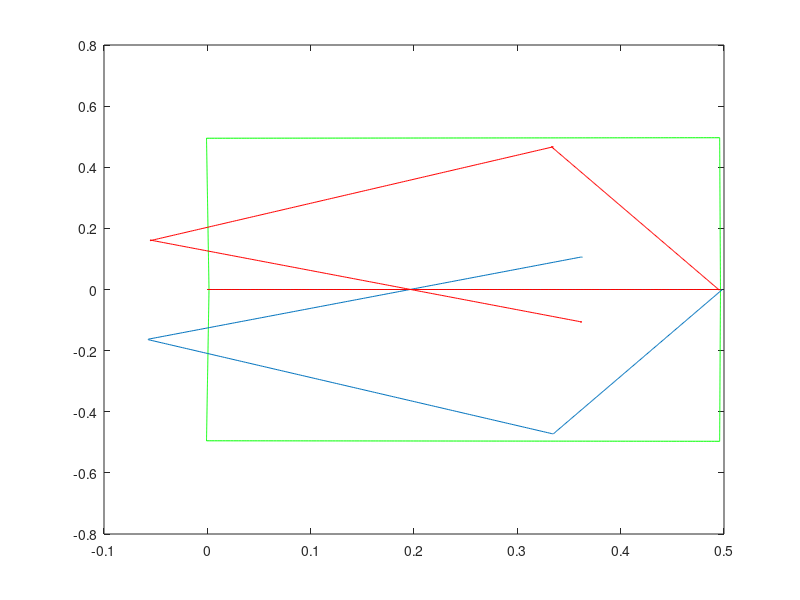

Source code (MATLAB):
function main

global L

close all;
clear all;
clc;

direction = 'clockwise'

tStraight = 1.9
tTurn = 0.45

w_orig = 8.8

Rn = 0.03 % nominal wheel radius

Cb = 0.850321794
   % wheel base correction factor
Cdl = 0.979989867
  % right wheel diameter correction factor
Cdr = 1.020010133
  % left wheel diameter correction factor

% Rr = Rn * Cdr % wheel radius [m] 0.031
% Rl = Rn * Cdl % wheel radius [m] 0.029

Rl = Rn * Cdr % wheel radius [m] 0.031
Rr = Rn * Cdl % wheel radius [m] 0.029

% w_rStraight = 8.59
% w_lStraight = 9.04 
w_rTurn = 7.22
w_lTurn = 7.74

% w_rStraight = 8.59
% w_lStraight =  9.04 
% w_rTurn = w_orig * Rn / Rr
% w_lTurn =  w_orig * Rn / Rl

w_rStraight = w_orig
w_lStraight = w_orig
% w_rTurn = w_orig
% w_lTurn = w_orig





x_init = 0; %[m]
y_init = 0; %[m]
T_init = 0; % rads

Ln = 0.15; % distance btwn wheels [m]
L = Ln * Cb

sample_no = 1;
timestamps(sample_no) = 0;
x_robot(sample_no) = x_init;
y_robot(sample_no) = y_init;
T_robot(sample_no) = T_init;

sample_no = 1;
timestamps(sample_no) = 0;
x_robot(sample_no) = x_init;
y_robot(sample_no) = y_init;
T_robot(sample_no) = T_init;




% % for i= 1:10:length(x_robot)
% %     DrawRectangle([x_robot(i),y_robot(i),L,L,T_robot(i)],'r-');
% % end

x_robot
y_robot
T_robot
%plot(x_robot, timestamps);
% figure 
% %plot(y_robot, timestamps);

% CLOCKWISE





sample_no = 1;
timestamps(sample_no) = 0;
x_robot(sample_no) = x_init;
y_robot(sample_no) = y_init;
T_robot(sample_no) = T_init;

% COUNTER CLOCKWISE 

timestep = 0.01

for i = 1:4

    for i = 0 : timestep : tStraight
        w_r = w_rStraight; %[rads/s];
        w_l = w_lStraight; %[rads/s];
        v_l = 0.26;
        v_r = 0.26;
%         v_l = floor(v_l*100)/100 
%         v_r = floor(v_r*100)/100 

         vel_R = [
                    (v_r + v_l) / 2; 
                     0; 
                    (v_r - v_l) / L
                 ] ;

        R = [cos(T_robot(sample_no)) -sin(T_robot(sample_no)) 0;
             sin(T_robot(sample_no)) cos(T_robot(sample_no))  0;
             0           0           1];

        vel_I = R * vel_R    ;

        sample_no =  sample_no + 1;

        %calcualte new postition
        x_robot(sample_no) = x_robot(sample_no - 1) + vel_I(1) * timestep;
        y_robot(sample_no) = y_robot(sample_no - 1) + vel_I(2) * timestep;
        T_robot(sample_no) = T_robot(sample_no - 1) + vel_I(3) * timestep;
        %store timestep
        timestamps(sample_no) = timestamps(sample_no - 1) + timestep; 
    end

    for i = 0 : timestep : tTurn
        w_r = -w_rTurn; %[rads/s]
        w_l = w_lTurn; %[rads/s]
        v_l = 0.218% Rl * w_l ;
        v_r = -0.218%Rr * w_r;
%         v_l = floor(v_l*100)/100 
%         v_r = ceil(v_r*100)/100 

         vel_R = [
                    (v_r + v_l) / 2; 
                     0; 
                    (v_r - v_l) / L
                 ] ;

        R = [cos(T_robot(sample_no)) -sin(T_robot(sample_no)) 0;
             sin(T_robot(sample_no)) cos(T_robot(sample_no))  0;
             0           0           1];

        vel_I = R * vel_R ;   

        sample_no =  sample_no + 1;

        %calcualte new postition
        x_robot(sample_no) = x_robot(sample_no - 1) + vel_I(1) * timestep;
        y_robot(sample_no) = y_robot(sample_no - 1) + vel_I(2) * timestep;
        T_robot(sample_no) = T_robot(sample_no - 1) + vel_I(3) * timestep;
        %store timestep
        timestamps(sample_no) = timestamps(sample_no - 1) + timestep;
    end
end

% SQAURE CLOCKWISE
%figure
plot(x_robot, y_robot, 'g');
hold on
% 
sample_no = 1;
timestamps(sample_no) = 0;
x_robot(sample_no) = x_init;
y_robot(sample_no) = y_init;
T_robot(sample_no) = T_init;

w_rStraight = 8.59
w_lStraight = 9.04 
w_rTurn = 7.22
w_lTurn = 7.74

w_rStraight = 8.59
w_lStraight =  9.04 
w_rTurn = w_orig * Rn / Rr
w_lTurn =  w_orig * Rn / Rl

w_rStraight = w_orig
w_lStraight = w_orig
w_rTurn = w_orig
w_lTurn = w_orig



timestep = 0.01

for i = 1:4

    for i = 0 : timestep : tStraight
        w_r = w_rStraight; %[rads/s];
        w_l = w_lStraight; %[rads/s];
        v_l = 0.26;
        v_r = 0.26;
%         v_l = floor(v_l*100)/100 
%         v_r = floor(v_r*100)/100 

         vel_R = [
                    (v_r + v_l) / 2; 
                     0; 
                    (v_r - v_l) / L
                 ] ;

        R = [cos(T_robot(sample_no)) -sin(T_robot(sample_no)) 0;
             sin(T_robot(sample_no)) cos(T_robot(sample_no))  0;
             0           0           1];

        vel_I = R * vel_R    ;

        sample_no =  sample_no + 1;

        %calcualte new postition
        x_robot(sample_no) = x_robot(sample_no - 1) + vel_I(1) * timestep;
        y_robot(sample_no) = y_robot(sample_no - 1) + vel_I(2) * timestep;
        T_robot(sample_no) = T_robot(sample_no - 1) + vel_I(3) * timestep;
        %store timestep
        timestamps(sample_no) = timestamps(sample_no - 1) + timestep; 
    end

    for i = 0 : timestep : tTurn
        w_r = -w_rTurn; %[rads/s]
        w_l = w_lTurn; %[rads/s]
        v_l = -0.218% Rl * w_l ;
        v_r = 0.218%Rr * w_r;
        
       
%         v_l = floor(v_l*100)/100 
%         v_r = ceil(v_r*100)/100 

         vel_R = [
                    (v_r + v_l) / 2; 
                     0; 
                    (v_r - v_l) / L
                 ] ;

        R = [cos(T_robot(sample_no)) -sin(T_robot(sample_no)) 0;
             sin(T_robot(sample_no)) cos(T_robot(sample_no))  0;
             0           0           1];

        vel_I = R * vel_R ;   

        sample_no =  sample_no + 1;

        %calcualte new postition
        x_robot(sample_no) = x_robot(sample_no - 1) + vel_I(1) * timestep;
        y_robot(sample_no) = y_robot(sample_no - 1) + vel_I(2) * timestep;
        T_robot(sample_no) = T_robot(sample_no - 1) + vel_I(3) * timestep;
        %store timestep
        timestamps(sample_no) = timestamps(sample_no - 1) + timestep;
    end
end




%figure
plot(x_robot, y_robot, 'g');
hold on


sample_no = 1;
timestamps(sample_no) = 0;
x_robot(sample_no) = x_init;
y_robot(sample_no) = y_init;
T_robot(sample_no) = T_init;

% COUNTER CLOCKWISE 

timestep = 0.01

for i = 1:4

    for i = 0 : timestep : tStraight
        w_r = w_rStraight; %[rads/s];
        w_l = w_lStraight; %[rads/s];
        v_l = 0.26;
        v_r = 0.26;
%         v_l = floor(v_l*100)/100 
%         v_r = floor(v_r*100)/100 

         vel_R = [
                    (v_r + v_l) / 2; 
                     0; 
                    (v_r - v_l) / L
                 ] ;

        R = [cos(T_robot(sample_no)) -sin(T_robot(sample_no)) 0;
             sin(T_robot(sample_no)) cos(T_robot(sample_no))  0;
             0           0           1];

        vel_I = R * vel_R    ;

        sample_no =  sample_no + 1;

        %calcualte new postition
        x_robot(sample_no) = x_robot(sample_no - 1) + vel_I(1) * timestep;
        y_robot(sample_no) = y_robot(sample_no - 1) + vel_I(2) * timestep;
        T_robot(sample_no) = T_robot(sample_no - 1) + vel_I(3) * timestep;
        %store timestep
        timestamps(sample_no) = timestamps(sample_no - 1) + timestep; 
    end

    for i = 0 : timestep : tTurn
        w_r = -w_orig ; %[rads/s]
        w_l = w_orig ; %[rads/s]
        v_l = Rl * w_l ;
        v_r = Rr * w_r;
%         v_l = floor(v_l*100)/100 
%         v_r = ceil(v_r*100)/100 

         vel_R = [
                    (v_r + v_l) / 2; 
                     0; 
                    (v_r - v_l) / L
                 ] ;

        R = [cos(T_robot(sample_no)) -sin(T_robot(sample_no)) 0;
             sin(T_robot(sample_no)) cos(T_robot(sample_no))  0;
             0           0           1];

        vel_I = R * vel_R ;   

        sample_no =  sample_no + 1;

        %calcualte new postition
        x_robot(sample_no) = x_robot(sample_no - 1) + vel_I(1) * timestep;
        y_robot(sample_no) = y_robot(sample_no - 1) + vel_I(2) * timestep;
        T_robot(sample_no) = T_robot(sample_no - 1) + vel_I(3) * timestep;
        %store timestep
        timestamps(sample_no) = timestamps(sample_no - 1) + timestep;
    end
end

% SQAURE CLOCKWISE
%figure
plot(x_robot, y_robot);
hold on
% 
sample_no = 1;
timestamps(sample_no) = 0;
x_robot(sample_no) = x_init;
y_robot(sample_no) = y_init;
T_robot(sample_no) = T_init;

w_rStraight = 8.59
w_lStraight = 9.04 
w_rTurn = 7.22
w_lTurn = 7.74

w_rStraight = 8.59
w_lStraight =  9.04 
w_rTurn = w_orig * Rn / Rr
w_lTurn =  w_orig * Rn / Rl

w_rStraight = w_orig
w_lStraight = w_orig
w_rTurn = w_orig
w_lTurn = w_orig



timestep = 0.01

for i = 1:4

    for i = 0 : timestep : tStraight
        w_r = w_rStraight; %[rads/s];
        w_l = w_lStraight; %[rads/s];
        v_l = 0.26;
        v_r = 0.26;
%         v_l = floor(v_l*100)/100 
%         v_r = floor(v_r*100)/100 

         vel_R = [
                    (v_r + v_l) / 2; 
                     0; 
                    (v_r - v_l) / L
                 ] ;

        R = [cos(T_robot(sample_no)) -sin(T_robot(sample_no)) 0;
             sin(T_robot(sample_no)) cos(T_robot(sample_no))  0;
             0           0           1];

        vel_I = R * vel_R    ;

        sample_no =  sample_no + 1;

        %calcualte new postition
        x_robot(sample_no) = x_robot(sample_no - 1) + vel_I(1) * timestep;
        y_robot(sample_no) = y_robot(sample_no - 1) + vel_I(2) * timestep;
        T_robot(sample_no) = T_robot(sample_no - 1) + vel_I(3) * timestep;
        %store timestep
        timestamps(sample_no) = timestamps(sample_no - 1) + timestep; 
    end

    for i = 0 : timestep : tTurn
        w_r = w_orig ; %[rads/s]
        w_l = -w_orig ; %[rads/s]
        v_l =  Rl * w_l ;
        v_r = Rr * w_r;
        
       
%         v_l = floor(v_l*100)/100 
%         v_r = ceil(v_r*100)/100 

         vel_R = [
                    (v_r + v_l) / 2; 
                     0; 
                    (v_r - v_l) / L
                 ] ;

        R = [cos(T_robot(sample_no)) -sin(T_robot(sample_no)) 0;
             sin(T_robot(sample_no)) cos(T_robot(sample_no))  0;
             0           0           1];

        vel_I = R * vel_R ;   

        sample_no =  sample_no + 1;

        %calcualte new postition
        x_robot(sample_no) = x_robot(sample_no - 1) + vel_I(1) * timestep;
        y_robot(sample_no) = y_robot(sample_no - 1) + vel_I(2) * timestep;
        T_robot(sample_no) = T_robot(sample_no - 1) + vel_I(3) * timestep;
        %store timestep
        timestamps(sample_no) = timestamps(sample_no - 1) + timestep;
    end
end




%figure
plot(x_robot, y_robot, 'r');
hold on
% 
% % for i= 1:10:length(x_robot)
% %     DrawRectangle([x_robot(i),y_robot(i),L,L,T_robot(i)],'r-');
% % end

x_robot
y_robot
T_robot
%plot(x_robot, timestamps);
% figure 
% %plot(y_robot, timestamps);

function h = DrawRectangle(param,style)
%--------------------------------------------------------------------------
% H = DRAWRECTANGLE(PARAM,STYLE)
% This function draws a rectangle with the given parameters:
% - inputs:
%          param................... 1x5 array
%          - param = [a, b, w, h, theta]
%          - (a,b): the center of the rectangle
%          - (w,h): width and height of the rectangle > 0
%          - theta: the rotation angle of the rectangle
%          style................... string
%          - plot style string
% - output:
%          h....................... plot handler
%
%   Usage Examples,
%
%   DrawRectangle([0 0 1 1 0]); 
%   DrawRectangle([-1,2,3,5,3.1415/6],'r-');
%   h = DrawRectangle([0,1,2,4,3.1415/3],'--');
%--------------------------------------------------------------------------
if (nargin <1),
    error('Please see help for INPUT DATA.');
elseif (nargin==1)
    style='b-';
end;
[m,n] = size(param);
if(m ~= 1 || n ~= 5)
    error('param should be an 1x5 array.');
end
if(param(3) <=0 || param(4) <=0)
    error('width and height must be positive values.');
end
a = param(1);
b = param(2);
w = param(3);
h = param(4);
theta = param(5);
X = [-w/2 w/2 w/2 -w/2 -w/2];
Y = [h/2 h/2 -h/2 -h/2 h/2];
P = [X;Y];
ct = cos(theta);
st = sin(theta);
R = [ct -st;st ct];
P = R * P;
h=plot(P(1,:)+a,P(2,:)+b,style);
axis equal;

